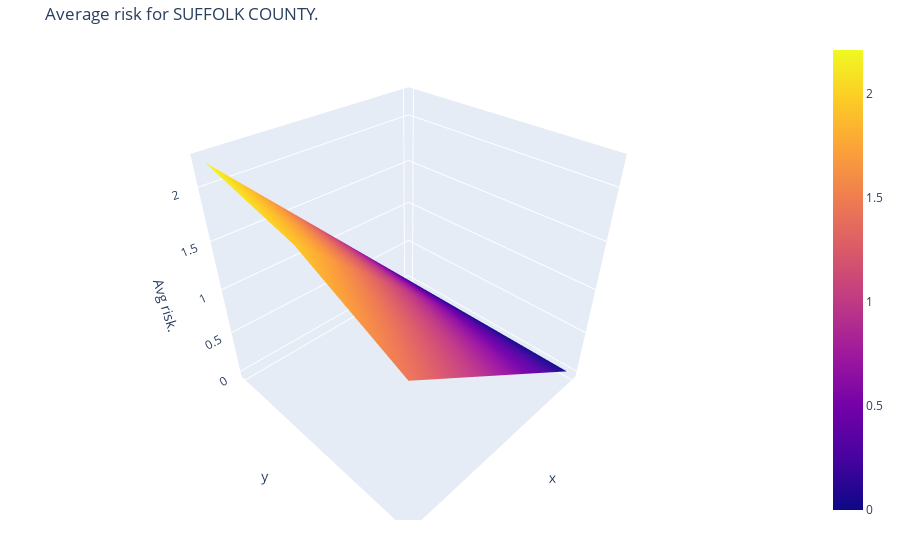

The cell this chart's notebook holds for it:
### Markdown cell above
# Implementation.

### Code cell
surface_plot(aws_county, 'suffolk')

### Figure 1 — Plotly figure (JSON) as saved in the notebook; plotly's stock layout.template omitted (floating-point values rounded to 4 significant figures; data arrays with more than 128 entries replaced by an {"elided": "..."} marker saying what was removed)
{"data": [{"type": "surface", "z": {"elided": "3x100 float values"}}], "layout": {"margin": {"b": 40, "l": 10, "r": 10, "t": 40}, "scene": {"xaxis": {"ticktext": [""], "tickvals": [0]}, "yaxis": {"ticktext": [""], "tickvals": [0]}, "zaxis": {"title": {"text": "Avg risk."}}}, "title": {"text": "Average risk for SUFFOLK COUNTY."}, "width": 900}}
